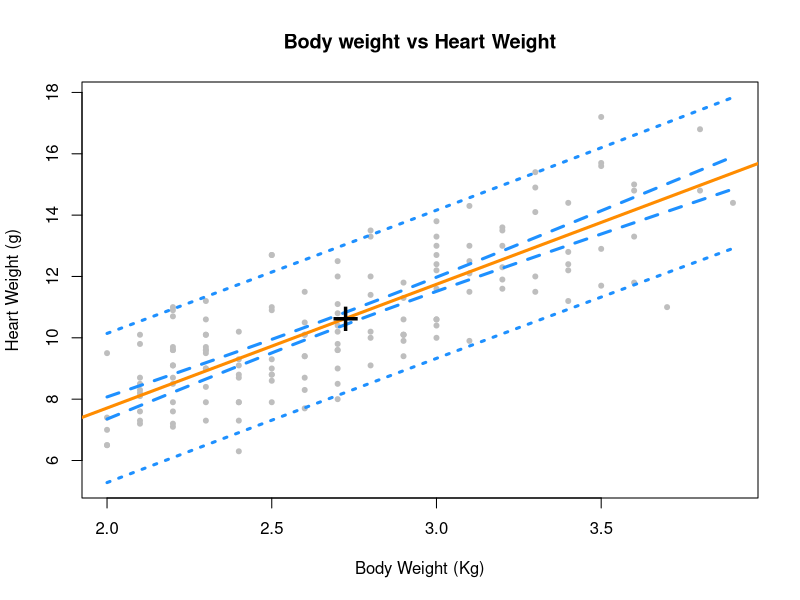
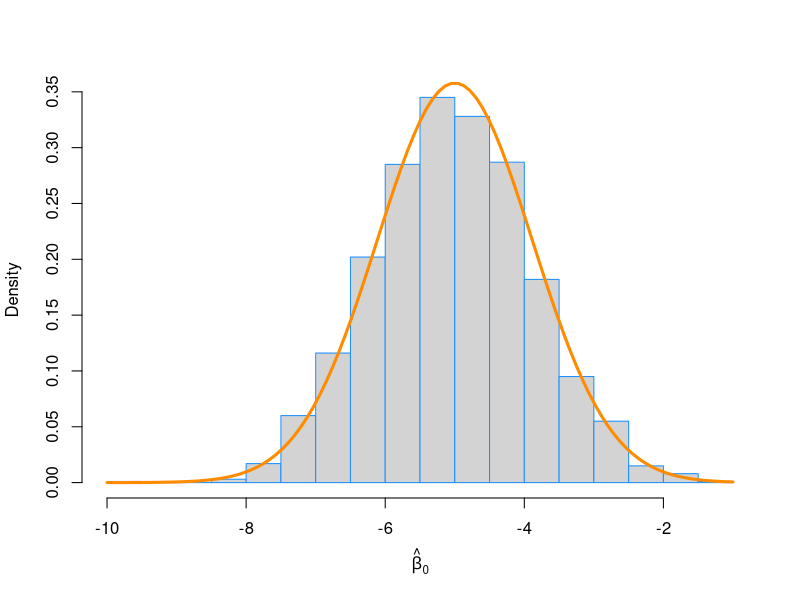
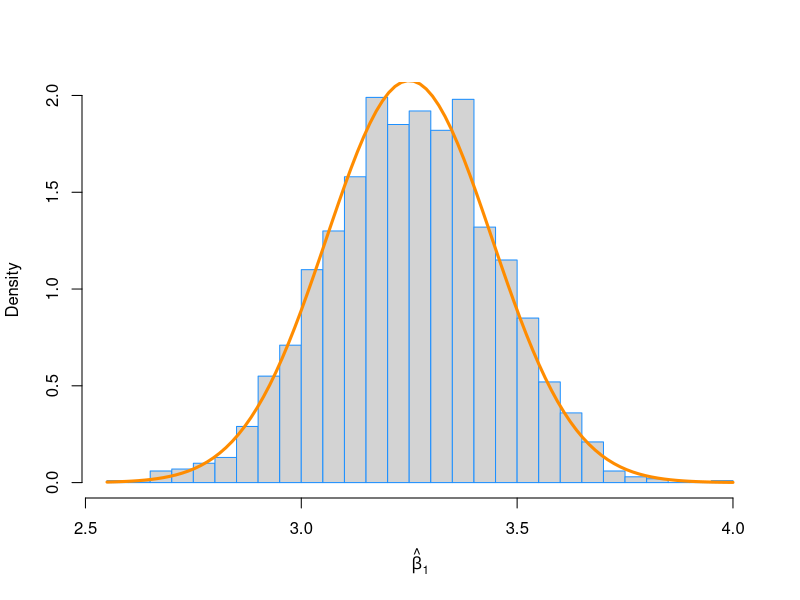

Write the R code that produced these figures, in order.
## ---- chunk 1
library(MASS)
## ---- chunk 2
cat_model = lm(Hwt ~ Bwt, data = cats)
## ---- chunk 3
confint_b = confint(cat_model, level = 0.90)[2,]
confint_b
## ---- chunk 4
confint_c = confint(cat_model, level = 0.99)[1,]
confint_c
## ---- chunk 5
new_weights = data.frame(Bwt = c(2.1, 2.8))
predict(cat_model, newdata = new_weights, interval = c("confidence"), level = 0.99)
## ---- chunk 6
new_weights = data.frame(Bwt = c(2.8, 4.2))
predict_99 = predict(cat_model, newdata = new_weights, interval = c("prediction"), level = 0.99)
## ---- chunk 7
cat_grid = seq(min(cats$Bwt), max(cats$Bwt), by = 0.01)
cat_ci_band = predict(cat_model, newdata = data.frame(Bwt = cat_grid), interval = "confidence", level = 0.90)
cat_pi_band = predict(cat_model, newdata = data.frame(Bwt = cat_grid), interval = "prediction", level = 0.90)
plot(Hwt ~ Bwt, data = cats,
     xlab = "Body Weight (Kg)",
     ylab = "Heart Weight (g)",
     main = "Body weight vs Heart Weight",
     pch  = 20,
     cex  = 1,
     col  = "grey",
     ylim = c(min(cat_pi_band), max(cat_pi_band)))
abline(cat_model, lwd = 3, col = "darkorange")
lines(cat_grid, cat_ci_band[,"lwr"], col = "dodgerblue", lwd = 3, lty = 2)
lines(cat_grid, cat_ci_band[,"upr"], col = "dodgerblue", lwd = 3, lty = 2)
lines(cat_grid, cat_pi_band[,"lwr"], col = "dodgerblue", lwd = 3, lty = 3)
lines(cat_grid, cat_pi_band[,"upr"], col = "dodgerblue", lwd = 3, lty = 3)
points(mean(cats$Bwt), mean(cats$Hwt), pch = "+", cex = 3)
## ---- chunk 8
cat_model_test_info = summary(cat_model)$coefficients
beta_1_hat = cat_model_test_info[2, 1]
beta_1_hat_se = cat_model_test_info[2, 2]
beta_1_hat_t = (beta_1_hat - 4) / beta_1_hat_se
beta_1_hat_pval = 2 * pt(abs(beta_1_hat_t), df = length(resid(cat_model)) - 2, lower.tail = FALSE)
## ---- chunk 9
data(Ozone, package = "mlbench")
Ozone = Ozone[, c(4, 6, 7, 8)]
colnames(Ozone) = c("ozone", "wind", "humidity", "temp")
Ozone = Ozone[complete.cases(Ozone), ]
## ---- chunk 10
ozone_wind_model = lm(ozone ~ wind, data = Ozone)
## ---- chunk 11
ozone_temp_model = lm(ozone ~ temp, data = Ozone)
## ---- chunk 12
birthday = 19890927
set.seed(birthday)
n = 50
x = seq(0, 10, length = n)
## ---- chunk 13
beta_0 = -5
beta_1 = 3.25
sigma = 4
Sxx = sum((x - mean(x))^2)
var_beta_1_hat = sigma^2 / Sxx 
var_beta_0_hat = sigma^2 * (1/n + mean(x)^2/Sxx)
beta_0_hats = rep(0, 2000)
beta_1_hats = rep(0, 2000)
for(i in 1:2000) {
  eps = rnorm(n, mean=0, sd=sigma)
  y = beta_0 + beta_1*x + eps
  model = lm(y ~ x)
  beta_0_hats[i] = coef(model)[1]
  beta_1_hats[i] = coef(model)[2]
}
## ---- chunk 14
library(knitr)
df = data.frame(Names=c("True Expected X", "Mean Simulated", "True SD X", "SD Simulated"), 
                beta_0_hat=c(beta_0, mean(beta_0_hats), var_beta_0_hat, sd(beta_0_hats)),
                beta_1_hat=c(beta_1, mean(beta_1_hats), var_beta_1_hat, sd(beta_1_hats)))
kable(df)
## ---- chunk 15
hist(beta_0_hats, prob = TRUE, breaks = 25, 
     xlab = expression(hat(beta)[0]), main = "", border = "dodgerblue")
curve(dnorm(x, mean = beta_0, sd = sqrt(var_beta_0_hat)), col = "darkorange", add = TRUE, lwd = 3)
## ---- chunk 16
hist(beta_1_hats, prob = TRUE, breaks = 20, 
     xlab = expression(hat(beta)[1]), main = "", border = "dodgerblue")
curve(dnorm(x, mean = beta_1, sd = sqrt(var_beta_1_hat)), 
      col = "darkorange", add = TRUE, lwd = 3)
## ---- chunk 17
birthday = 19890927
set.seed(birthday)
n = 25
x = seq(0, 2.5, length = n)
## ---- chunk 18
beta_0 = 5
beta_1 = 2
sigma = 3

Sxx = sum((x - mean(x))^2)

beta_0_hats = rep(0, 2500)
beta_1_hats = rep(0, 2500)
beta_0_hats_se = rep(0, 2500)
beta_1_hats_se = rep(0, 2500)
for(i in 1:2500) {
  eps = rnorm(n,mean=0,sd=sigma)
  y = beta_0 + beta_1 * x + eps

  model = lm(y ~ x)
  
  beta_0_hats[i] = coef(model)[1]
  beta_1_hats[i] = coef(model)[2]
  beta_0_hats_se[i] = summary(model)$coefficient[1,2]
  beta_1_hats_se[i] = summary(model)$coefficient[2,2]
}
## ---- chunk 19
critical_value = qt(0.975, df = length(x) - 2)
lower_95 = beta_1 - critical_value * beta_1_hats_se
upper_95 = beta_1 + critical_value * beta_1_hats_se

intervals = data.frame(lower_95 = lower_95, upper_95 = upper_95)
## ---- chunk 20
subset_intervals = subset(intervals, lower_95 < beta_1 & beta_1 < upper_95)
proportion = nrow(subset_intervals) / nrow(intervals)
## ---- chunk 21
subset_intervals = subset(intervals, lower_95 < 0 & 0 < upper_95)
proportion = nrow(subset_intervals) / nrow(intervals)
## ---- chunk 22
critical_value = qt(0.995, df = length(x) - 2)
lower_99 = beta_1 - critical_value * beta_1_hats_se
upper_99 = beta_1 + critical_value * beta_1_hats_se

intervals = data.frame(lower_99 = lower_99, upper_99 = upper_99)
## ---- chunk 23
subset_intervals = subset(intervals, lower_99 < beta_1 & beta_1 < upper_99)
proportion = nrow(subset_intervals ) / nrow(intervals)
## ---- chunk 24
subset_intervals = subset(intervals, lower_99 < 0 & 0 < upper_99)
proportion = nrow(subset_intervals) / nrow(intervals)
## ---- chunk 25
calc_pred_int = function(model, newdata, level = 0.95) {
  estimate = predict(model, newdata = newdata)
  n = length(model$residuals)
  degree_freedom = n - 2
  x = model$model[,2]
  se = summary(model)$sigma
  alpha = 1 - level
  conf = level + alpha/2
  Sxx = sum((x - mean(x))^2)
  rad = 1 + 1/n + (newdata[1] - mean(x))^2/Sxx
  lower = estimate - qt(conf, df = degree_freedom) * se * sqrt(rad)
  upper = estimate + qt(conf, df = degree_freedom) * se * sqrt(rad)
  return(list(estimate=estimate, lower=lower, upper=upper))
}
## ---- chunk 26
newcat_1 = data.frame(Bwt = 4.0)
calc_pred_int(cat_model, newcat_1)
## ---- chunk 27
newcat_2 = data.frame(Bwt = 3.3)
calc_pred_int(cat_model, newcat_2, level = 0.99)
